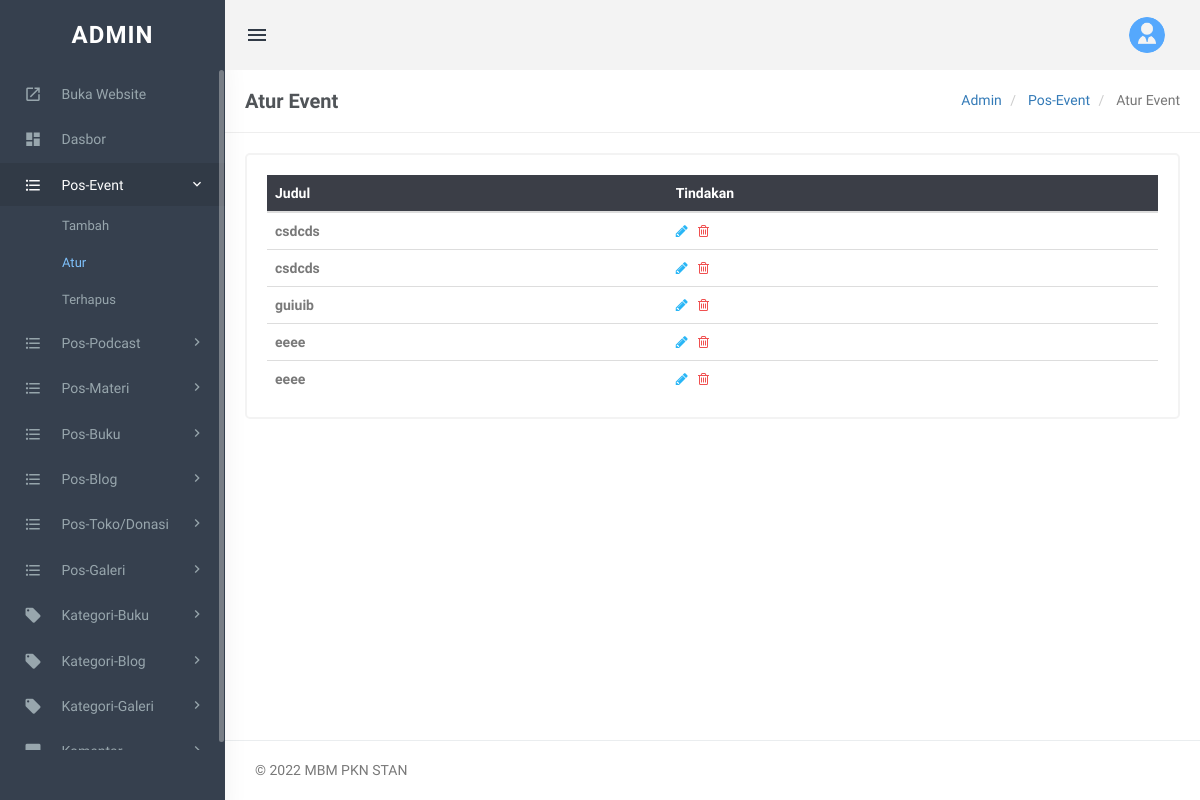
/masuk-admin/manage-posts-event.php (signed in), run on the app's committed database.
### tables this page shows
CREATE TABLE `tblposts_event` (
  `id` int(10) NOT NULL,
  `PostTitle` varchar(255) NOT NULL,
  `PostImage` varchar(255) NOT NULL,
  `PostImageBg` varchar(255) NOT NULL,
  `PostDetails` varchar(255) NOT NULL,
  `PostingDate` varchar(255) NOT NULL,
  `PostUrl` varchar(255) NOT NULL,
  `Is_Active` tinyint(1) NOT NULL
);

### masuk-admin/manage-posts-event.php (the view, shortened to what this page needs)
<?php
include('includes/config.php');
if(strlen($_SESSION['login'])==0)
  {
header('location:index.php');
}
else{
?>
<!DOCTYPE html>
<html lang="en">
    <head>
		<link rel="stylesheet" href="../plugins/morris/morris.css">
        <link href="../plugins/jvectormap/jquery-jvectormap-2.0.2.css" rel="stylesheet" />
        <link href="assets/css/bootstrap.min.css" rel="stylesheet" type="text/css" />
        <link href="assets/css/core.css" rel="stylesheet" type="text/css" />
        <link href="assets/css/components.css" rel="stylesheet" type="text/css" />
        <link href="assets/css/icons.css" rel="stylesheet" type="text/css" />
        <link href="assets/css/pages.css" rel="stylesheet" type="text/css" />
        <link href="assets/css/menu.css" rel="stylesheet" type="text/css" />
        <link href="assets/css/responsive.css" rel="stylesheet" type="text/css" />
		<link rel="stylesheet" href="../plugins/switchery/switchery.min.css">
    </head>
    <body class="fixed-left">
        <div id="wrapper">
           <?php include('includes/topheader.php');?>
           <?php include('includes/leftsidebar.php');?>
            <div class="content-page">
                <div class="content">
                    <div class="container">
                        <div class="row">
							<div class="col-xs-12">
								<div class="page-title-box">
                                    <h4 class="page-title">Atur Event</h4>
                                    <ol class="breadcrumb p-0 m-0">
                                        <li>
                                            <a href="#">Admin</a>
                                        </li>
                                        <li>
                                            <a href="#">Pos-Event</a>
                                        </li>
                                        <li class="active">
                                            Atur Event
                                        </li>
                                    </ol>
                                    <div class="clearfix"></div>
                                </div>
							</div>
						</div>
                        <div class="row">
                            <div class="col-sm-12">
                                <div class="card-box">
                                    <div class="table-responsive">
<table class="table table-colored table-centered table-inverse m-0">
<thead>
<tr>
<th>Judul</th>
<th>Tindakan</th>
</tr>
</thead>
<tbody>
<?php
$query=mysqli_query($con,"select tblposts_event.id as postid,tblposts_event.PostTitle as title from tblposts_event where tblposts_event.Is_Active=1 ");
$rowcount=mysqli_num_rows($query);
if($rowcount==0)
{
?>
<tr>
<td colspan="4" align="center"><h3 style="color:red">Tidak ada data</h3></td>
<tr>
<?php
} else {
while($row=mysqli_fetch_array($query))
{
?>
 <tr>
<td><b><?php echo htmlentities($row['title']);?></b></td>
<td><a href="edit-post-event.php?pid=<?php echo htmlentities($row['postid']);?>"><i class="fa fa-pencil" style="color: #29b6f6;"></i></a>
    &nbsp;<a href="manage-posts-event.php?pid=<?php echo htmlentities($row['postid']);?>&&action=del" onclick="return confirm('Anda yakin ingin menghapus?')"> <i class="fa fa-trash-o" style="color: #f05050"></i></a> </td>
 </tr>
<?php } }?>
                                            </tbody>
                                        </table>
                                    </div>
                                </div>
                            </div>
                        </div>
                    </div>
                </div>
       <?php include('includes/footer.php');?>
            </div>
        </div>
    </body>
</html>
<?php } ?>

### masuk-admin/assets/css/core.css (style rules this page uses)
body { font-family: 'Varela Round', sans-serif; margin: 0; padding-bottom: 60px; overflow-x: hidden; color: #797979; }
html { position: relative; min-height: 100%; }
.h1, .h2, .h3, .h4, .h5, .h6, h1, h2, h3, h4, h5, h6 { color: #505458; font-family: 'Hind Madurai', sans-serif; margin: 10px 0; }
* { outline: none !important; }
b, strong { font-weight: 600; font-family: 'Hind Madurai', sans-serif; }
.container { width: auto; }
#wrapper { height: 100%; overflow: hidden; width: 100%; }
.p-0 { padding: 0 !important; }
.m-0 { margin: 0 !important; }
.card-box { padding: 20px; border: 2px solid #f3f3f3; -webkit-border-radius: 5px; border-radius: 5px; -moz-border-radius: 5px; background-clip: padding-box; margin-bottom: 20px; background-color: #ffffff; }
.row { margin-right: -10px; margin-left: -10px; }
.col-lg-1, .col-lg-10, .col-lg-11, .col-lg-12, .col-lg-2, .col-lg-3, .col-lg-4, .col-lg-5, .col-lg-6, .col-lg-7, .col-lg-8, .col-lg-9, .col-md-1, .col-md-10, .col-md-11, .col-md-12, .col-md-2, .col-md-3, .col-md-4, .col-md-5, .col-md-6, .col-md-7, .col-md-8, .col-md-9, .col-sm-1, .col-sm-10, .col-sm-11, .col-sm-12, .col-sm-2, .col-sm-3, .col-sm-4, .col-sm-5, .col-sm-6, .col-sm-7, .col-sm-8, .col-sm-9, .col-xs-1, .col-xs-10, .col-xs-11, .col-xs-12, .col-xs-2, .col-xs-3, .col-xs-4, .col-xs-5, .col-xs-6, .col-xs-7, .col-xs-8, .col-xs-9 { padding-left: 10px; padding-right: 10px; }
.breadcrumb { background-color: transparent; margin-bottom: 15px; padding-top: 10px; padding-left: 0; }

### masuk-admin/assets/css/menu.css (style rules this page uses)
.content-page { margin-left: 225px; overflow: hidden; }
.content-page .content { padding: 0 5px 10px 5px; margin-top: 70px; }
.page-title { font-size: 20px; margin-bottom: 0; margin-top: 0; font-weight: 600; }
.page-title-box { padding: 20px; border-bottom: 1px solid #eee; margin: 0 -20px 20px -20px; }
.page-title-box .page-title { margin-bottom: 0; float: left; }
.page-title-box .breadcrumb { float: right; background-color: transparent !important; }

### data on the page
tblposts_event: PostTitle "csdcds"
tblposts_event: PostTitle "csdcds"
tblposts_event: PostTitle "guiuib"
tblposts_event: PostTitle "eeee"
tblposts_event: PostTitle "eeee"
